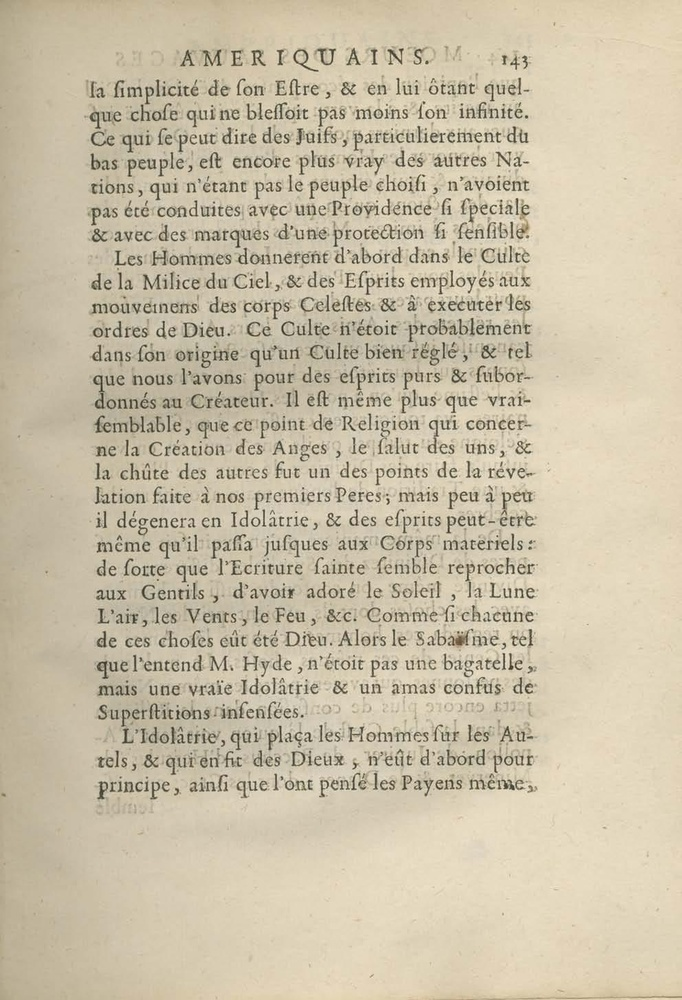
#> input picture DATA/Test_Image.jpg, 682 x 1000 px, shrunk from 992 x 1455 before the run, found by its file name
$ python Master.py
#> lines starting #> are read from the running program, lines starting #| are printed output that depends on the picture
#%%

import cv2
import numpy as np
import matplotlib.pyplot as plt

#%%

# Opening
kernel = np.ones((5, 5), np.uint8)
image = cv2.imread('Test_Image.jpg')
#> image is the input picture: shape (1000, 682, 3); mean B, G, R 167.3, 191.5, 202.3
opening = cv2.morphologyEx(image, cv2.MORPH_OPEN, kernel)
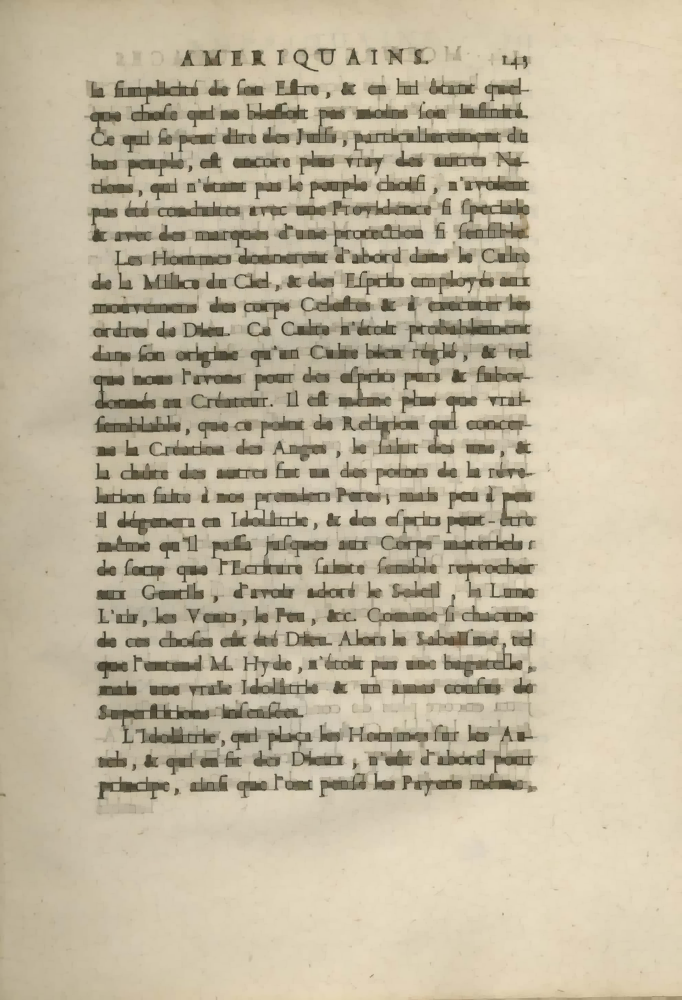
#> opening: shape (1000, 682, 3); mean B, G, R 158.1, 182.3, 193.2


#%%
